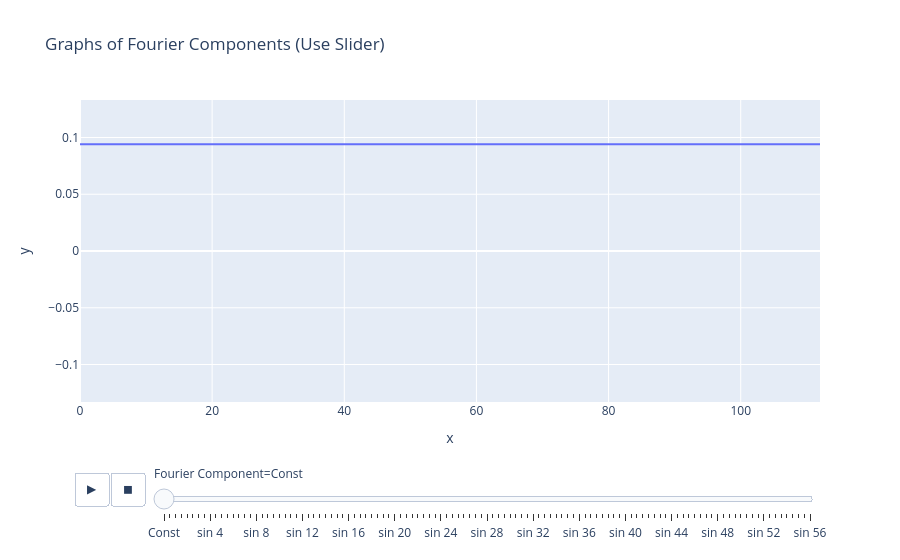

This figure's notebook cell:
### Markdown cell above
Once you've done this (and passed the tests), you can run the cell below to visualise your Fourier components.

### Code cell
fourier_basis, fourier_basis_names = make_fourier_basis(p)

utils.animate_lines(
    fourier_basis,
    snapshot_index=fourier_basis_names,
    snapshot="Fourier Component",
    title="Graphs of Fourier Components (Use Slider)",
)

### Figure 1 — Plotly figure (JSON) as saved in the notebook; plotly's stock layout.template omitted (floating-point values rounded to 4 significant figures)
{"data": [{"hovertemplate": "Fourier Component=Const<br>x=%{x}<br>y=%{y}<extra></extra>", "legendgroup": "", "line": {"color": "#636efa", "dash": "solid"}, "marker": {"symbol": "circle"}, "mode": "lines", "name": "", "orientation": "v", "showlegend": false, "type": "scatter", "x": [0, 1, 2, 3, 4, 5, 6, 7, 8, 9, 10, 11, 12, 13, 14, 15, 16, 17, 18, 19, 20, 21, 22, 23, 24, 25, 26, 27, 28, 29, 30, 31, 32, 33, 34, 35, 36, 37, 38, 39, 40, 41, 42, 43, 44, 45, 46, 47, 48, 49, 50, 51, 52, 53, 54, 55, 56, 57, 58, 59, 60, 61, 62, 63, 64, 65, 66, 67, 68, 69, 70, 71, 72, 73, 74, 75, 76, 77, 78, 79, 80, 81, 82, 83, 84, 85, 86, 87, 88, 89, 90, 91, 92, 93, 94, 95, 96, 97, 98, 99, 100, 101, 102, 103, 104, 105, 106, 107, 108, 109, 110, 111, 112], "xaxis": "x", "y": [0.09407, 0.09407, 0.09407, 0.09407, 0.09407, 0.09407, 0.09407, 0.09407, 0.09407, 0.09407, 0.09407, 0.09407, 0.09407, 0.09407, 0.09407, 0.09407, 0.09407, 0.09407, 0.09407, 0.09407, 0.09407, 0.09407, 0.09407, 0.09407, 0.09407, 0.09407, 0.09407, 0.09407, 0.09407, 0.09407, 0.09407, 0.09407, 0.09407, 0.09407, 0.09407, 0.09407, 0.09407, 0.09407, 0.09407, 0.09407, 0.09407, 0.09407, 0.09407, 0.09407, 0.09407, 0.09407, 0.09407, 0.09407, 0.09407, 0.09407, 0.09407, 0.09407, 0.09407, 0.09407, 0.09407, 0.09407, 0.09407, 0.09407, 0.09407, 0.09407, 0.09407, 0.09407, 0.09407, 0.09407, 0.09407, 0.09407, 0.09407, 0.09407, 0.09407, 0.09407, 0.09407, 0.09407, 0.09407, 0.09407, 0.09407, 0.09407, 0.09407, 0.09407, 0.09407, 0.09407, 0.09407, 0.09407, 0.09407, 0.09407, 0.09407, 0.09407, 0.09407, 0.09407, 0.09407, 0.09407, 0.09407, 0.09407, 0.09407, 0.09407, 0.09407, 0.09407, 0.09407, 0.09407, 0.09407, 0.09407, 0.09407, 0.09407, 0.09407, 0.09407, 0.09407, 0.09407, 0.09407, 0.09407, 0.09407, 0.09407, 0.09407, 0.09407, 0.09407], "yaxis": "y"}], "layout": {"legend": {"tracegroupgap": 0}, "sliders": [{"active": 0, "currentvalue": {"prefix": "Fourier Component="}, "len": 0.9, "pad": {"b": 10, "t": 60}, "steps": [{"args": [["Const"], {"frame": {"duration": 0, "redraw": false}, "fromcurrent": true, "mode": "immediate", "transition": {"duration": 0, "easing": "linear"}}], "label": "Const", "method": "animate"}, {"args": [["cos 1"], {"frame": {"duration": 0, "redraw": false}, "fromcurrent": true, "mode": "immediate", "transition": {"duration": 0, "easing": "linear"}}], "label": "cos 1", "method": "animate"}, {"args": [["sin 1"], {"frame": {"duration": 0, "redraw": false}, "fromcurrent": true, "mode": "immediate", "transition": {"duration": 0, "easing": "linear"}}], "label": "sin 1", "method": "animate"}, {"args": [["cos 2"], {"frame": {"duration": 0, "redraw": false}, "fromcurrent": true, "mode": "immediate", "transition": {"duration": 0, "easing": "linear"}}], "label": "cos 2", "method": "animate"}, {"args": [["sin 2"], {"frame": {"duration": 0, "redraw": false}, "fromcurrent": true, "mode": "immediate", "transition": {"duration": 0, "easing": "linear"}}], "label": "sin 2", "method": "animate"}, {"args": [["cos 3"], {"frame": {"duration": 0, "redraw": false}, "fromcurrent": true, "mode": "immediate", "transition": {"duration": 0, "easing": "linear"}}], "label": "cos 3", "method": "animate"}, {"args": [["sin 3"], {"frame": {"duration": 0, "redraw": false}, "fromcurrent": true, "mode": "immediate", "transition": {"duration": 0, "easing": "linear"}}], "label": "sin 3", "method": "animate"}, {"args": [["cos 4"], {"frame": {"duration": 0, "redraw": false}, "fromcurrent": true, "mode": "immediate", "transition": {"duration": 0, "easing": "linear"}}], "label": "cos 4", "method": "animate"}, {"args": [["sin 4"], {"frame": {"duration": 0, "redraw": false}, "fromcurrent": true, "mode": "immediate", "transition": {"duration": 0, "easing": "linear"}}], "label": "sin 4", "method": "animate"}, {"args": [["cos 5"], {"frame": {"duration": 0, "redraw": false}, "fromcurrent": true, "mode": "immediate", "transition": {"duration": 0, "easing": "linear"}}], "label": "cos 5", "method": "animate"}, {"args": [["sin 5"], {"frame": {"duration": 0, "redraw": false}, "fromcurrent": true, "mode": "immediate", "transition": {"duration": 0, "easing": "linear"}}], "label": "sin 5", "method": "animate"}, {"args": [["cos 6"], {"frame": {"duration": 0, "redraw": false}, "fromcurrent": true, "mode": "immediate", "transition": {"duration": 0, "easing": "linear"}}], "label": "cos 6", "method": "animate"}, {"args": [["sin 6"], {"frame": {"duration": 0, "redraw": false}, "fromcurrent": true, "mode": "immediate", "transition": {"duration": 0, "easing": "linear"}}], "label": "sin 6", "method": "animate"}, {"args": [["cos 7"], {"frame": {"duration": 0, "redraw": false}, "fromcurrent": true, "mode": "immediate", "transition": {"duration": 0, "easing": "linear"}}], "label": "cos 7", "method": "animate"}, {"args": [["sin 7"], {"frame": {"duration": 0, "redraw": false}, "fromcurrent": true, "mode": "immediate", "transition": {"duration": 0, "easing": "linear"}}], "label": "sin 7", "method": "animate"}, {"args": [["cos 8"], {"frame": {"duration": 0, "redraw": false}, "fromcurrent": true, "mode": "immediate", "transition": {"duration": 0, "easing": "linear"}}], "label": "cos 8", "method": "animate"}, {"args": [["sin 8"], {"frame": {"duration": 0, "redraw": false}, "fromcurrent": true, "mode": "immediate", "transition": {"duration": 0, "easing": "linear"}}], "label": "sin 8", "method": "animate"}, {"args": [["cos 9"], {"frame": {"duration": 0, "redraw": false}, "fromcurrent": true, "mode": "immediate", "transition": {"duration": 0, "easing": "linear"}}], "label": "cos 9", "method": "animate"}, {"args": [["sin 9"], {"frame": {"duration": 0, "redraw": false}, "fromcurrent": true, "mode": "immediate", "transition": {"duration": 0, "easing": "linear"}}], "label": "sin 9", "method": "animate"}, {"args": [["cos 10"], {"frame": {"duration": 0, "redraw": false}, "fromcurrent": true, "mode": "immediate", "transition": {"duration": 0, "easing": "linear"}}], "label": "cos 10", "method": "animate"}, {"args": [["sin 10"], {"frame": {"duration": 0, "redraw": false}, "fromcurrent": true, "mode": "immediate", "transition": {"duration": 0, "easing": "linear"}}], "label": "sin 10", "method": "animate"}, {"args": [["cos 11"], {"frame": {"duration": 0, "redraw": false}, "fromcurrent": true, "mode": "immediate", "transition": {"duration": 0, "easing": "linear"}}], "label": "cos 11", "method": "animate"}, {"args": [["sin 11"], {"frame": {"duration": 0, "redraw": false}, "fromcurrent": true, "mode": "immediate", "transition": {"duration": 0, "easing": "linear"}}], "label": "sin 11", "method": "animate"}, {"args": [["cos 12"], {"frame": {"duration": 0, "redraw": false}, "fromcurrent": true, "mode": "immediate", "transition": {"duration": 0, "easing": "linear"}}], "label": "cos 12", "method": "animate"}, {"args": [["sin 12"], {"frame": {"duration": 0, "redraw": false}, "fromcurrent": true, "mode": "immediate", "transition": {"duration": 0, "easing": "linear"}}], "label": "sin 12", "method": "animate"}, {"args": [["cos 13"], {"frame": {"duration": 0, "redraw": false}, "fromcurrent": true, "mode": "immediate", "transition": {"duration": 0, "easing": "linear"}}], "label": "cos 13", "method": "animate"}, {"args": [["sin 13"], {"frame": {"duration": 0, "redraw": false}, "fromcurrent": true, "mode": "immediate", "transition": {"duration": 0, "easing": "linear"}}], "label": "sin 13", "method": "animate"}, {"args": [["cos 14"], {"frame": {"duration": 0, "redraw": false}, "fromcurrent": true, "mode": "immediate", "transition": {"duration": 0, "easing": "linear"}}], "label": "cos 14", "method": "animate"}, {"args": [["sin 14"], {"frame": {"duration": 0, "redraw": false}, "fromcurrent": true, "mode": "immediate", "transition": {"duration": 0, "easing": "linear"}}], "label": "sin 14", "method": "animate"}, {"args": [["cos 15"], {"frame": {"duration": 0, "redraw": false}, "fromcurrent": true, "mode": "immediate", "transition": {"duration": 0, "easing": "linear"}}], "label": "cos 15", "method": "animate"}, {"args": [["sin 15"], {"frame": {"duration": 0, "redraw": false}, "fromcurrent": true, "mode": "immediate", "transition": {"duration": 0, "easing": "linear"}}], "label": "sin 15", "method": "animate"}, {"args": [["cos 16"], {"frame": {"duration": 0, "redraw": false}, "fromcurrent": true, "mode": "immediate", "transition": {"duration": 0, "easing": "linear"}}], "label": "cos 16", "method": "animate"}, {"args": [["sin 16"], {"frame": {"duration": 0, "redraw": false}, "fromcurrent": true, "mode": "immediate", "transition": {"duration": 0, "easing": "linear"}}], "label": "sin 16", "method": "animate"}, {"args": [["cos 17"], {"frame": {"duration": 0, "redraw": false}, "fromcurrent": true, "mode": "immediate", "transition": {"duration": 0, "easing": "linear"}}], "label": "cos 17", "method": "animate"}, {"args": [["sin 17"], {"frame": {"duration": 0, "redraw": false}, "fromcurrent": true, "mode": "immediate", "transition": {"duration": 0, "easing": "linear"}}], "label": "sin 17", "method": "animate"}, {"args": [["cos 18"], {"frame": {"duration": 0, "redraw": false}, "fromcurrent": true, "mode": "immediate", "transition": {"duration": 0, "easing": "linear"}}], "label": "cos 18", "method": "animate"}, {"args": [["sin 18"], {"frame": {"duration": 0, "redraw": false}, "fromcurrent": true, "mode": "immediate", "transition": {"duration": 0, "easing": "linear"}}], "label": "sin 18", "method": "animate"}, {"args": [["cos 19"], {"frame": {"duration": 0, "redraw": false}, "fromcurrent": true, "mode": "immediate", "transition": {"duration": 0, "easing": "linear"}}], "label": "cos 19", "method": "animate"}, {"args": [["sin 19"], {"frame": {"duration": 0, "redraw": false}, "fromcurrent": true, "mode": "immediate", "transition": {"duration": 0, "easing": "linear"}}], "label": "sin 19", "method": "animate"}, {"args": [["cos 20"], {"frame": {"duration": 0, "redraw": false}, "fromcurrent": true, "mode": "immediate", "transition": {"duration": 0, "easing": "linear"}}], "label": "cos 20", "method": "animate"}, {"args": [["sin 20"], {"frame": {"duration": 0, "redraw": false}, "fromcurrent": true, "mode": "immediate", "transition": {"duration": 0, "easing": "linear"}}], "label": "sin 20", "method": "animate"}, {"args": [["cos 21"], {"frame": {"duration": 0, "redraw": false}, "fromcurrent": true, "mode": "immediate", "transition": {"duration": 0, "easing": "linear"}}], "label": "cos 21", "method": "animate"}, {"args": [["sin 21"], {"frame": {"duration": 0, "redraw": false}, "fromcurrent": true, "mode": "immediate", "transition": {"duration": 0, "easing": "linear"}}], "label": "sin 21", "method": "animate"}, {"args": [["cos 22"], {"frame": {"duration": 0, "redraw": false}, "fromcurrent": true, "mode": "immediate", "transition": {"duration": 0, "easing": "linear"}}], "label": "cos 22", "method": "animate"}, {"args": [["sin 22"], {"frame": {"duration": 0, "redraw": false}, "fromcurrent": true, "mode": "immediate", "transition": {"duration": 0, "easing": "linear"}}], "label": "sin 22", "method": "animate"}, {"args": [["cos 23"], {"frame": {"duration": 0, "redraw": false}, "fromcurrent": true, "mode": "immediate", "transition": {"duration": 0, "easing": "linear"}}], "label": "cos 23", "method": "animate"}, {"args": [["sin 23"], {"frame": {"duration": 0, "redraw": false}, "fromcurrent": true, "mode": "immediate", "transition": {"duration": 0, "easing": "linear"}}], "label": "sin 23", "method": "animate"}, {"args": [["cos 24"], {"frame": {"duration": 0, "redraw": false}, "fromcurrent": true, "mode": "immediate", "transition": {"duration": 0, "easing": "linear"}}], "label": "cos 24", "method": "animate"}, {"args": [["sin 24"], {"frame": {"duration": 0, "redraw": false}, "fromcurrent": true, "mode": "immediate", "transition": {"duration": 0, "easing": "linear"}}], "label": "sin 24", "method": "animate"}, {"args": [["cos 25"], {"frame": {"duration": 0, "redraw": false}, "fromcurrent": true, "mode": "immediate", "transition": {"duration": 0, "easing": "linear"}}], "label": "cos 25", "method": "animate"}, {"args": [["sin 25"], {"frame": {"duration": 0, "redraw": false}, "fromcurrent": true, "mode": "immediate", "transition": {"duration": 0, "easing": "linear"}}], "label": "sin 25", "method": "animate"}, {"args": [["cos 26"], {"frame": {"duration": 0, "redraw": false}, "fromcurrent": true, "mode": "immediate", "transition": {"duration": 0, "easing": "linear"}}], "label": "cos 26", "method": "animate"}, {"args": [["sin 26"], {"frame": {"duration": 0, "redraw": false}, "fromcurrent": true, "mode": "immediate", "transition": {"duration": 0, "easing": "linear"}}], "label": "sin 26", "method": "animate"}, {"args": [["cos 27"], {"frame": {"duration": 0, "redraw": false}, "fromcurrent": true, "mode": "immediate", "transition": {"duration": 0, "easing": "linear"}}], "label": "cos 27", "method": "animate"}, {"args": [["sin 27"], {"frame": {"duration": 0, "redraw": false}, "fromcurrent": true, "mode": "immediate", "transition": {"duration": 0, "easing": "linear"}}], "label": "sin 27", "method": "animate"}, {"args": [["cos 28"], {"frame": {"duration": 0, "redraw": false}, "fromcurrent": true, "mode": "immediate", "transition": {"duration": 0, "easing": "linear"}}], "label": "cos 28", "method": "animate"}, {"args": [["sin 28"], {"frame": {"duration": 0, "redraw": false}, "fromcurrent": true, "mode": "immediate", "transition": {"duration": 0, "easing": "linear"}}], "label": "sin 28", "method": "animate"}, {"args": [["cos 29"], {"frame": {"duration": 0, "redraw": false}, "fromcurrent": true, "mode": "immediate", "transition": {"duration": 0, "easing": "linear"}}], "label": "cos 29", "method": "animate"}, {"args": [["sin 29"], {"frame": {"duration": 0, "redraw": false}, "fromcurrent": true, "mode": "immediate", "transition": {"duration": 0, "easing": "linear"}}], "label": "sin 29", "method": "animate"}, {"args": [["cos 30"], {"frame": {"duration": 0, "redraw": false}, "fromcurrent": true, "mode": "immediate", "transition": {"duration": 0, "easing": "linear"}}], "label": "cos 30", "method": "animate"}, {"args": [["sin 30"], {"frame": {"duration": 0, "redraw": false}, "fromcurrent": true, "mode": "immediate", "transition": {"duration": 0, "easing": "linear"}}], "label": "sin 30", "method": "animate"}, {"args": [["cos 31"], {"frame": {"duration": 0, "redraw": false}, "fromcurrent": true, "mode": "immediate", "transition": {"duration": 0, "easing": "linear"}}], "label": "cos 31", "method": "animate"}, {"args": [["sin 31"], {"frame": {"duration": 0, "redraw": false}, "fromcurrent": true, "mode": "immediate", "transition": {"duration": 0, "easing": "linear"}}], "label": "sin 31", "method": "animate"}, {"args": [["cos 32"], {"frame": {"duration": 0, "redraw": false}, "fromcurrent": true, "mode": "immediate", "transition": {"duration": 0, "easing": "linear"}}], "label": "cos 32", "method": "animate"}, {"args": [["sin 32"], {"frame": {"duration": 0, "redraw": false}, "fromcurrent": true, "mode": "immediate", "transition": {"duration": 0, "easing": "linear"}}], "label": "sin 32", "method": "animate"}, {"args": [["cos 33"], {"frame": {"duration": 0, "redraw": false}, "fromcurrent": true, "mode": "immediate", "transition": {"duration": 0, "easing": "linear"}}], "label": "cos 33", "method": "animate"}, {"args": [["sin 33"], {"frame": {"duration": 0, "redraw": false}, "fromcurrent": true, "mode": "immediate", "transition": {"duration": 0, "easing": "linear"}}], "label": "sin 33", "method": "animate"}, {"args": [["cos 34"], {"frame": {"duration": 0, "redraw": false}, "fromcurrent": true, "mode": "immediate", "transition": {"duration": 0, "easing": "linear"}}], "label": "cos 34", "method": "animate"}, {"args": [["sin 34"], {"frame": {"duration": 0, "redraw": false}, "fromcurrent": true, "mode": "immediate", "transition": {"duration": 0, "easing": "linear"}}], "label": "sin 34", "method": "animate"}, {"args": [["cos 35"], {"frame": {"duration": 0, "redraw": false}, "fromcurrent": true, "mode": "immediate", "transition": {"duration": 0, "easing": "linear"}}], "label": "cos 35", "method": "animate"}, {"args": [["sin 35"], {"frame": {"duration": 0, "redraw": false}, "fromcurrent": true, "mode": "immediate", "transition": {"duration": 0, "easing": "linear"}}], "label": "sin 35", "method": "animate"}, {"args": [["cos 36"], {"frame": {"duration": 0, "redraw": false}, "fromcurrent": true, "mode": "immediate", "transition": {"duration": 0, "easing": "linear"}}], "label": "cos 36", "method": "animate"}, {"args": [["sin 36"], {"frame": {"duration": 0, "redraw": false}, "fromcurrent": true, "mode": "immediate", "transition": {"duration": 0, "easing": "linear"}}], "label": "sin 36", "method": "animate"}, {"args": [["cos 37"], {"frame": {"duration": 0, "redraw": false}, "fromcurrent": true, "mode": "immediate", "transition": {"duration": 0, "easing": "linear"}}], "label": "cos 37", "method": "animate"}, {"args": [["sin 37"], {"frame": {"duration": 0, "redraw": false}, "fromcurrent": true, "mode": "immediate", "transition": {"duration": 0, "easing": "linear"}}], "label": "sin 37", "method": "animate"}, {"args": [["cos 38"], {"frame": {"duration": 0, "redraw": false}, "fromcurrent": true, "mode": "immediate", "transition": {"duration": 0, "easing": "linear"}}], "label": "cos 38", "method": "animate"}, {"args": [["sin 38"], {"frame": {"duration": 0, "redraw": false}, "fromcurrent": true, "mode": "immediate", "transition": {"duration": 0, "easing": "linear"}}], "label": "sin 38", "method": "animate"}, {"args": [["cos 39"], {"frame": {"duration": 0, "redraw": false}, "fromcurrent": true, "mode": "immediate", "transition": {"duration": 0, "easing": "linear"}}], "label": "cos 39", "method": "animate"}, {"args": [["sin 39"], {"frame": {"duration": 0, "redraw": false}, "fromcurrent": true, "mode": "immediate", "transition": {"duration": 0, "easing": "linear"}}], "label": "sin 39", "method": "animate"}, {"args": [["cos 40"], {"frame": {"duration": 0, "redraw": false}, "fromcurrent": true, "mode": "immediate", "transition": {"duration": 0, "easing": "linear"}}], "label": "cos 40", "method": "animate"}, {"args": [["sin 40"], {"frame": {"duration": 0, "redraw": false}, "fromcurrent": true, "mode": "immediate", "transition": {"duration": 0, "easing": "linear"}}], "label": "sin 40", "method": "animate"}, {"args": [["cos 41"], {"frame": {"duration": 0, "redraw": false}, "fromcurrent": true, "mode": "immediate", "transition": {"duration": 0, "easing": "linear"}}], "label": "cos 41", "method": "animate"}, {"args": [["sin 41"], {"frame": {"duration": 0, "redraw": false}, "fromcurrent": true, "mode": "immediate", "transition": {"duration": 0, "easing": "linear"}}], "label": "sin 41", "method": "animate"}, {"args": [["cos 42"], {"frame": {"duration": 0, "redraw": false}, "fromcurrent": true, "mode": "immediate", "transition": {"duration": 0, "easing": "linear"}}], "label": "cos 42", "method": "animate"}, {"args": [["sin 42"], {"frame": {"duration": 0, "redraw": false}, "fromcurrent": true, "mode": "immediate", "transition": {"duration": 0, "easing": "linear"}}], "label": "sin 42", "method": "animate"}, {"args": [["cos 43"], {"frame": {"duration": 0, "redraw": false}, "fromcurrent": true, "mode": "immediate", "transition": {"duration": 0, "easing": "linear"}}], "label": "cos 43", "method": "animate"}, {"args": [["sin 43"], {"frame": {"duration": 0, "redraw": false}, "fromcurrent": true, "mode": "immediate", "transition": {"duration": 0, "easing": "linear"}}], "label": "sin 43", "method": "animate"}, {"args": [["cos 44"], {"frame": {"duration": 0, "redraw": false}, "fromcurrent": true, "mode": "immediate", "transition": {"duration": 0, "easing": "linear"}}], "label": "cos 44", "method": "animate"}, {"args": [["sin 44"], {"frame": {"duration": 0, "redraw": false}, "fromcurrent": true, "mode": "immediate", "transition": {"duration": 0, "easing": "linear"}}], "label": "sin 44", "method": "animate"}, {"args": [["cos 45"], {"frame": {"duration": 0, "redraw": false}, "fromcurrent": true, "mode": "immediate", "transition": {"duration": 0, "easing": "linear"}}], "label": "cos 45", "method": "animate"}, {"args": [["sin 45"], {"frame": {"duration": 0, "redraw": false}, "fromcurrent": true, "mode": "immediate", "transition": {"duration": 0, "easing": "linear"}}], "label": "sin 45", "method": "animate"}, {"args": [["cos 46"], {"frame": {"duration": 0, "redraw": false}, "fromcurrent": true, "mode": "immediate", "transition": {"duration": 0, "easing": "linear"}}], "label": "cos 46", "method": "animate"}, {"args": [["sin 46"], {"frame": {"duration": 0, "redraw": false}, "fromcurrent": true, "mode": "immediate", "transition": {"duration": 0, "easing": "linear"}}], "label": "sin 46", "method": "animate"}, {"args": [["cos 47"], {"frame": {"duration": 0, "redraw": false}, "fromcurrent": true, "mode": "immediate", "transition": {"duration": 0, "easing": "linear"}}], "label": "cos 47", "method": "animate"}, {"args": [["sin 47"], {"frame": {"duration": 0, "redraw": false}, "fromcurrent": true, "mode": "immediate", "transition": {"duration": 0, "easing": "linear"}}], "label": "sin 47", "method": "animate"}, {"args": [["cos 48"], {"frame": {"duration": 0, "redraw": false}, "fromcurrent": true, "mode": "immediate", "transition": {"duration": 0, "easing": "linear"}}], "label": "cos 48", "method": "animate"}, {"args": [["sin 48"], {"frame": {"duration": 0, "redraw": false}, "fromcurrent": true, "mode": "immediate", "transition": {"duration": 0, "easing": "linear"}}], "label": "sin 48", "method": "animate"}, {"args": [["cos 49"], {"frame": {"duration": 0, "redraw": false}, "fromcurrent": true, "mode": "immediate", "transition": {"duration": 0, "easing": "linear"}}], "label": "cos 49", "method": "animate"}, {"args": [["sin 49"], {"frame": {"duration": 0, "redraw": false}, "fromcurrent": true, "mode": "immediate", "transition": {"duration": 0, "easing": "linear"}}], "label": "sin 49", "method": "animate"}, {"args": [["cos 50"], {"frame": {"duration": 0, "redraw": false}, "fromcurrent": true, "mode": "immediate", "transition": {"duration": 0, "easing": "linear"}}], "label": "cos 50", "method": "animate"}, {"args": [["sin 50"], {"frame": {"duration": 0, "redraw": false}, "fromcurrent": true, "mode": "immediate", "transition": {"duration": 0, "easing": "linear"}}], "label": "sin 50", "method": "animate"}, {"args": [["cos 51"], {"frame": {"duration": 0, "redraw": false}, "fromcurrent": true, "mode": "immediate", "transition": {"duration": 0, "easing": "linear"}}], "label": "cos 51", "method": "animate"}, {"args": [["sin 51"], {"frame": {"duration": 0, "redraw": false}, "fromcurrent": true, "mode": "immediate", "transition": {"duration": 0, "easing": "linear"}}], "label": "sin 51", "method": "animate"}, {"args": [["cos 52"], {"frame": {"duration": 0, "redraw": false}, "fromcurrent": true, "mode": "immediate", "transition": {"duration": 0, "easing": "linear"}}], "label": "cos 52", "method": "animate"}, {"args": [["sin 52"], {"frame": {"duration": 0, "redraw": false}, "fromcurrent": true, "mode": "immediate", "transition": {"duration": 0, "easing": "linear"}}], "label": "sin 52", "method": "animate"}, {"args": [["cos 53"], {"frame": {"duration": 0, "redraw": false}, "fromcurrent": true, "mode": "immediate", "transition": {"duration": 0, "easing": "linear"}}], "label": "cos 53", "method": "animate"}, {"args": [["sin 53"], {"frame": {"duration": 0, "redraw": false}, "fromcurrent": true, "mode": "immediate", "transition": {"duration": 0, "easing": "linear"}}], "label": "sin 53", "method": "animate"}, {"args": [["cos 54"], {"frame": {"duration": 0, "redraw": false}, "fromcurrent": true, "mode": "immediate", "transition": {"duration": 0, "easing": "linear"}}], "label": "cos 54", "method": "animate"}, {"args": [["sin 54"], {"frame": {"duration": 0, "redraw": false}, "fromcurrent": true, "mode": "immediate", "transition": {"duration": 0, "easing": "linear"}}], "label": "sin 54", "method": "animate"}, {"args": [["cos 55"], {"frame": {"duration": 0, "redraw": false}, "fromcurrent": true, "mode": "immediate", "transition": {"duration": 0, "easing": "linear"}}], "label": "cos 55", "method": "animate"}, {"args": [["sin 55"], {"frame": {"duration": 0, "redraw": false}, "fromcurrent": true, "mode": "immediate", "transition": {"duration": 0, "easing": "linear"}}], "label": "sin 55", "method": "animate"}, {"args": [["cos 56"], {"frame": {"duration": 0, "redraw": false}, "fromcurrent": true, "mode": "immediate", "transition": {"duration": 0, "easing": "linear"}}], "label": "cos 56", "method": "animate"}, {"args": [["sin 56"], {"frame": {"duration": 0, "redraw": false}, "fromcurrent": true, "mode": "immediate", "transition": {"duration": 0, "easing": "linear"}}], "label": "sin 56", "method": "animate"}], "x": 0.1, "xanchor": "left", "y": 0, "yanchor": "top"}], "title": {"text": "Graphs of Fourier Components (Use Slider)"}, "updatemenus": [{"buttons": [{"args": [null, {"frame": {"duration": 500, "redraw": false}, "fromcurrent": true, "mode": "immediate", "transition": {"duration": 500, "easing": "linear"}}], "label": "&#9654;", "method": "animate"}, {"args": [[null], {"frame": {"duration": 0, "redraw": false}, "fromcurrent": true, "mode": "immediate", "transition": {"duration": 0, "easing": "linear"}}], "label": "&#9724;", "method": "animate"}], "direction": "left", "pad": {"r": 10, "t": 70}, "showactive": false, "type": "buttons", "x": 0.1, "xanchor": "right", "y": 0, "yanchor": "top"}], "xaxis": {"anchor": "y", "domain": [0.0, 1.0], "title": {"text": "x"}}, "yaxis": {"anchor": "x", "domain": [0.0, 1.0], "range": [-0.133, 0.133], "title": {"text": "y"}}}}
